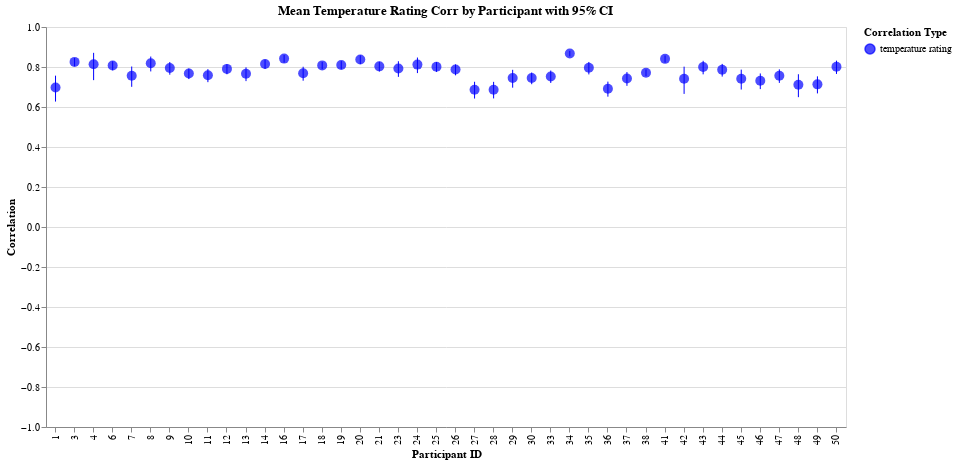

The code cell stored with this chart in its notebook:
### Markdown cell above
## Temperature / Rating

### Code cell
col1, col2 = "temperature", "rating"

corr_by_trial = calculate_correlations_by_trial(df, col1, col2)
corr_by_participant = aggregate_correlations_fisher_z(
    corr_by_trial, col1, col2, "participant_id", include_ci=True
)
plot_correlations_by_trial(corr_by_trial, col1, col2)
rating = plot_correlations_by_participant(
    corr_by_participant, col1, col2, with_config=False
)
rating

### Figure 1 — Vega-Lite specification as saved in the notebook (floating-point values rounded to 4 significant figures)
{"config": {"view": {"continuousWidth": 300, "continuousHeight": 300}}, "layer": [{"mark": {"type": "rule"}, "encoding": {"color": {"field": "correlation_type", "legend": {"labelExpr": "replace(replace(datum.label, '_corr', ''), '_', ' ')", "title": "Correlation Type"}, "scale": {"domain": ["temperature_rating_corr"], "range": ["blue"]}, "type": "nominal"}, "x": {"axis": {"title": "Participant ID"}, "field": "participant_id", "type": "ordinal"}, "y": {"axis": {"title": "Correlation"}, "field": "participant_id_temperature_rating_corr_ci_lower", "scale": {"domain": [-1, 1]}, "type": "quantitative"}, "y2": {"field": "participant_id_temperature_rating_corr_ci_upper"}}, "title": "Mean Temperature Rating Corr by Participant with 95% CI"}, {"mark": {"type": "circle", "size": 100}, "encoding": {"color": {"field": "correlation_type", "legend": {"labelExpr": "replace(replace(datum.label, '_corr', ''), '_', ' ')", "title": "Correlation Type"}, "scale": {"domain": ["temperature_rating_corr"], "range": ["blue"]}, "type": "nominal"}, "tooltip": [{"field": "participant_id", "title": "Participant", "type": "nominal"}, {"field": "participant_id_temperature_rating_corr_mean", "format": ".3f", "title": "Mean Correlation", "type": "quantitative"}, {"field": "participant_id_temperature_rating_corr_ci_lower", "format": ".3f", "title": "CI Lower", "type": "quantitative"}, {"field": "participant_id_temperature_rating_corr_ci_upper", "format": ".3f", "title": "CI Upper", "type": "quantitative"}], "x": {"axis": {"title": "Participant ID"}, "field": "participant_id", "type": "ordinal"}, "y": {"field": "participant_id_temperature_rating_corr_mean", "type": "quantitative"}}, "title": "Mean Temperature Rating Corr by Participant with 95% CI"}], "data": {"name": "data-9cdcf23bc6e03b4f974eb535a7c094f3"}, "height": 400, "width": 800, "$schema": "https://vega.github.io/schema/vega-lite/v5.20.1.json", "datasets": {"data-9cdcf23bc6e03b4f974eb535a7c094f3": [{"participant_id": 1, "participant_id_temperature_rating_corr_mean": 0.6976, "participant_id_temperature_rating_corr_ci_lower": 0.6271, "participant_id_temperature_rating_corr_ci_upper": 0.7567, "correlation_type": "temperature_rating_corr"}, {"participant_id": 3, "participant_id_temperature_rating_corr_mean": 0.8256, "participant_id_temperature_rating_corr_ci_lower": 0.804, "participant_id_temperature_rating_corr_ci_upper": 0.845, "correlation_type": "temperature_rating_corr"}, {"participant_id": 4, "participant_id_temperature_rating_corr_mean": 0.8135, "participant_id_temperature_rating_corr_ci_lower": 0.7343, "participant_id_temperature_rating_corr_ci_upper": 0.8708, "correlation_type": "temperature_rating_corr"}, {"participant_id": 6, "participant_id_temperature_rating_corr_mean": 0.8072, "participant_id_temperature_rating_corr_ci_lower": 0.7835, "participant_id_temperature_rating_corr_ci_upper": 0.8285, "correlation_type": "temperature_rating_corr"}, {"participant_id": 7, "participant_id_temperature_rating_corr_mean": 0.7561, "participant_id_temperature_rating_corr_ci_lower": 0.7009, "participant_id_temperature_rating_corr_ci_upper": 0.8023, "correlation_type": "temperature_rating_corr"}, {"participant_id": 8, "participant_id_temperature_rating_corr_mean": 0.8185, "participant_id_temperature_rating_corr_ci_lower": 0.7779, "participant_id_temperature_rating_corr_ci_upper": 0.8523, "correlation_type": "temperature_rating_corr"}, {"participant_id": 9, "participant_id_temperature_rating_corr_mean": 0.7954, "participant_id_temperature_rating_corr_ci_lower": 0.7614, "participant_id_temperature_rating_corr_ci_upper": 0.825, "correlation_type": "temperature_rating_corr"}, {"participant_id": 10, "participant_id_temperature_rating_corr_mean": 0.7676, "participant_id_temperature_rating_corr_ci_lower": 0.7397, "participant_id_temperature_rating_corr_ci_upper": 0.7928, "correlation_type": "temperature_rating_corr"}, {"participant_id": 11, "participant_id_temperature_rating_corr_mean": 0.7587, "participant_id_temperature_rating_corr_ci_lower": 0.7242, "participant_id_temperature_rating_corr_ci_upper": 0.7894, "correlation_type": "temperature_rating_corr"}, {"participant_id": 12, "participant_id_temperature_rating_corr_mean": 0.7905, "participant_id_temperature_rating_corr_ci_lower": 0.7637, "participant_id_temperature_rating_corr_ci_upper": 0.8145, "correlation_type": "temperature_rating_corr"}, {"participant_id": 13, "participant_id_temperature_rating_corr_mean": 0.766, "participant_id_temperature_rating_corr_ci_lower": 0.7294, "participant_id_temperature_rating_corr_ci_upper": 0.7981, "correlation_type": "temperature_rating_corr"}, {"participant_id": 14, "participant_id_temperature_rating_corr_mean": 0.8152, "participant_id_temperature_rating_corr_ci_lower": 0.7904, "participant_id_temperature_rating_corr_ci_upper": 0.8372, "correlation_type": "temperature_rating_corr"}, {"participant_id": 16, "participant_id_temperature_rating_corr_mean": 0.842, "participant_id_temperature_rating_corr_ci_lower": 0.8217, "participant_id_temperature_rating_corr_ci_upper": 0.8601, "correlation_type": "temperature_rating_corr"}, {"participant_id": 17, "participant_id_temperature_rating_corr_mean": 0.7686, "participant_id_temperature_rating_corr_ci_lower": 0.7315, "participant_id_temperature_rating_corr_ci_upper": 0.8012, "correlation_type": "temperature_rating_corr"}, {"participant_id": 18, "participant_id_temperature_rating_corr_mean": 0.8081, "participant_id_temperature_rating_corr_ci_lower": 0.7888, "participant_id_temperature_rating_corr_ci_upper": 0.8258, "correlation_type": "temperature_rating_corr"}, {"participant_id": 19, "participant_id_temperature_rating_corr_mean": 0.8103, "participant_id_temperature_rating_corr_ci_lower": 0.789, "participant_id_temperature_rating_corr_ci_upper": 0.8296, "correlation_type": "temperature_rating_corr"}, {"participant_id": 20, "participant_id_temperature_rating_corr_mean": 0.8379, "participant_id_temperature_rating_corr_ci_lower": 0.8146, "participant_id_temperature_rating_corr_ci_upper": 0.8584, "correlation_type": "temperature_rating_corr"}, {"participant_id": 21, "participant_id_temperature_rating_corr_mean": 0.8031, "participant_id_temperature_rating_corr_ci_lower": 0.777, "participant_id_temperature_rating_corr_ci_upper": 0.8265, "correlation_type": "temperature_rating_corr"}, {"participant_id": 23, "participant_id_temperature_rating_corr_mean": 0.7929, "participant_id_temperature_rating_corr_ci_lower": 0.7506, "participant_id_temperature_rating_corr_ci_upper": 0.8287, "correlation_type": "temperature_rating_corr"}, {"participant_id": 24, "participant_id_temperature_rating_corr_mean": 0.812, "participant_id_temperature_rating_corr_ci_lower": 0.7696, "participant_id_temperature_rating_corr_ci_upper": 0.8473, "correlation_type": "temperature_rating_corr"}, {"participant_id": 25, "participant_id_temperature_rating_corr_mean": 0.8014, "participant_id_temperature_rating_corr_ci_lower": 0.7755, "participant_id_temperature_rating_corr_ci_upper": 0.8246, "correlation_type": "temperature_rating_corr"}, {"participant_id": 26, "participant_id_temperature_rating_corr_mean": 0.7873, "participant_id_temperature_rating_corr_ci_lower": 0.7583, "participant_id_temperature_rating_corr_ci_upper": 0.8132, "correlation_type": "temperature_rating_corr"}, {"participant_id": 27, "participant_id_temperature_rating_corr_mean": 0.6865, "participant_id_temperature_rating_corr_ci_lower": 0.6422, "participant_id_temperature_rating_corr_ci_upper": 0.7262, "correlation_type": "temperature_rating_corr"}, {"participant_id": 28, "participant_id_temperature_rating_corr_mean": 0.6865, "participant_id_temperature_rating_corr_ci_lower": 0.6428, "participant_id_temperature_rating_corr_ci_upper": 0.7257, "correlation_type": "temperature_rating_corr"}, {"participant_id": 29, "participant_id_temperature_rating_corr_mean": 0.7446, "participant_id_temperature_rating_corr_ci_lower": 0.6966, "participant_id_temperature_rating_corr_ci_upper": 0.786, "correlation_type": "temperature_rating_corr"}, {"participant_id": 30, "participant_id_temperature_rating_corr_mean": 0.7447, "participant_id_temperature_rating_corr_ci_lower": 0.714, "participant_id_temperature_rating_corr_ci_upper": 0.7726, "correlation_type": "temperature_rating_corr"}, {"participant_id": 33, "participant_id_temperature_rating_corr_mean": 0.7529, "participant_id_temperature_rating_corr_ci_lower": 0.7202, "participant_id_temperature_rating_corr_ci_upper": 0.7822, "correlation_type": "temperature_rating_corr"}, {"participant_id": 34, "participant_id_temperature_rating_corr_mean": 0.8675, "participant_id_temperature_rating_corr_ci_lower": 0.8532, "participant_id_temperature_rating_corr_ci_upper": 0.8806, "correlation_type": "temperature_rating_corr"}, {"participant_id": 35, "participant_id_temperature_rating_corr_mean": 0.7961, "participant_id_temperature_rating_corr_ci_lower": 0.7629, "participant_id_temperature_rating_corr_ci_upper": 0.8252, "correlation_type": "temperature_rating_corr"}, {"participant_id": 36, "participant_id_temperature_rating_corr_mean": 0.6911, "participant_id_temperature_rating_corr_ci_lower": 0.6517, "participant_id_temperature_rating_corr_ci_upper": 0.7268, "correlation_type": "temperature_rating_corr"}, {"participant_id": 37, "participant_id_temperature_rating_corr_mean": 0.7421, "participant_id_temperature_rating_corr_ci_lower": 0.7058, "participant_id_temperature_rating_corr_ci_upper": 0.7746, "correlation_type": "temperature_rating_corr"}, {"participant_id": 38, "participant_id_temperature_rating_corr_mean": 0.7715, "participant_id_temperature_rating_corr_ci_lower": 0.7542, "participant_id_temperature_rating_corr_ci_upper": 0.7878, "correlation_type": "temperature_rating_corr"}, {"participant_id": 41, "participant_id_temperature_rating_corr_mean": 0.8408, "participant_id_temperature_rating_corr_ci_lower": 0.8219, "participant_id_temperature_rating_corr_ci_upper": 0.8578, "correlation_type": "temperature_rating_corr"}, {"participant_id": 42, "participant_id_temperature_rating_corr_mean": 0.7411, "participant_id_temperature_rating_corr_ci_lower": 0.6655, "participant_id_temperature_rating_corr_ci_upper": 0.8017, "correlation_type": "temperature_rating_corr"}, {"participant_id": 43, "participant_id_temperature_rating_corr_mean": 0.7996, "participant_id_temperature_rating_corr_ci_lower": 0.7633, "participant_id_temperature_rating_corr_ci_upper": 0.8309, "correlation_type": "temperature_rating_corr"}, {"participant_id": 44, "participant_id_temperature_rating_corr_mean": 0.7858, "participant_id_temperature_rating_corr_ci_lower": 0.7521, "participant_id_temperature_rating_corr_ci_upper": 0.8155, "correlation_type": "temperature_rating_corr"}, {"participant_id": 45, "participant_id_temperature_rating_corr_mean": 0.7412, "participant_id_temperature_rating_corr_ci_lower": 0.6873, "participant_id_temperature_rating_corr_ci_upper": 0.7869, "correlation_type": "temperature_rating_corr"}, {"participant_id": 46, "participant_id_temperature_rating_corr_mean": 0.731, "participant_id_temperature_rating_corr_ci_lower": 0.6895, "participant_id_temperature_rating_corr_ci_upper": 0.7677, "correlation_type": "temperature_rating_corr"}, {"participant_id": 47, "participant_id_temperature_rating_corr_mean": 0.7563, "participant_id_temperature_rating_corr_ci_lower": 0.7204, "participant_id_temperature_rating_corr_ci_upper": 0.7882, "correlation_type": "temperature_rating_corr"}, {"participant_id": 48, "participant_id_temperature_rating_corr_mean": 0.7112, "participant_id_temperature_rating_corr_ci_lower": 0.6492, "participant_id_temperature_rating_corr_ci_upper": 0.7638, "correlation_type": "temperature_rating_corr"}, {"participant_id": 49, "participant_id_temperature_rating_corr_mean": 0.7132, "participant_id_temperature_rating_corr_ci_lower": 0.6679, "participant_id_temperature_rating_corr_ci_upper": 0.7532, "correlation_type": "temperature_rating_corr"}, {"participant_id": 50, "participant_id_temperature_rating_corr_mean": 0.801, "participant_id_temperature_rating_corr_ci_lower": 0.7653, "participant_id_temperature_rating_corr_ci_upper": 0.8317, "correlation_type": "temperature_rating_corr"}]}}
